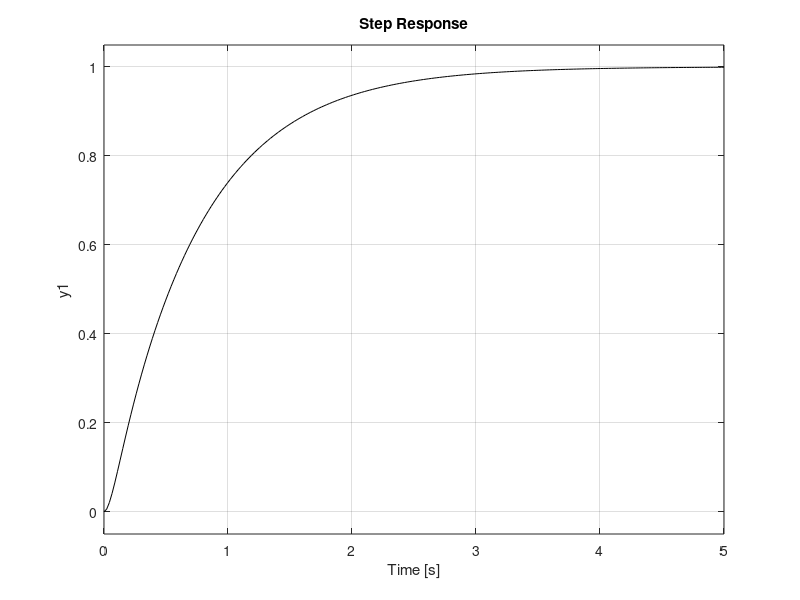
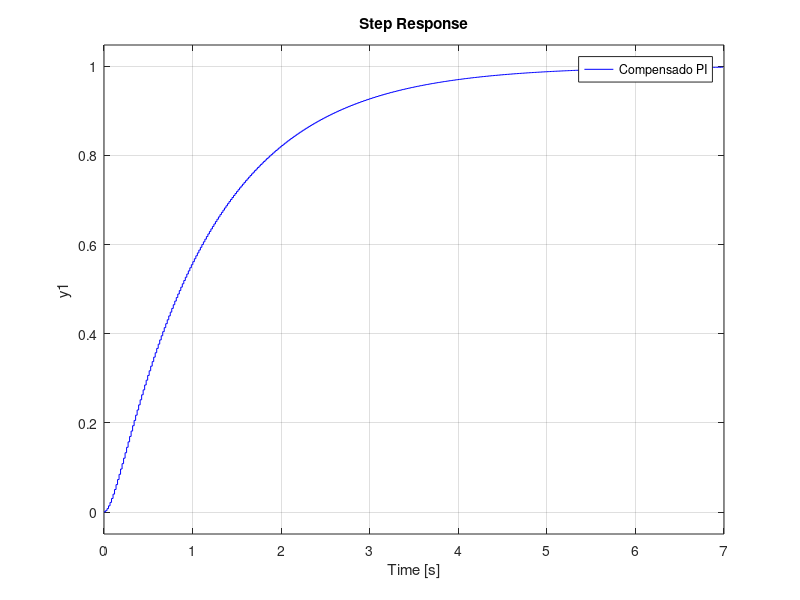

The MATLAB script that drew these images, in order:
clc
close all
clear

%---------proceso integrado ----
g=tf([9.818],[1 11.8 0]);
gcl=feedback(g,1);
%----------ecuacion deseada----
den = conv([1 1.4],[1 14.5]);
den = conv(den,[1 14.0]);
d=tf(1,den);
%--------controlador-----
A=[0 0 1 0;
   0 0 11.8 1;
   9.818 0 0 11.8;
   0 9.818 0 0];
B=den';
x=inv(A)*B;

q1 = x(1);
q0 = x(2);
p1 = x(3);
p0 = x(4);

gc = tf([q1 q0],[p1 p0])
sis_ol = gc*g;
sis_cl = feedback(sis_ol,1);
figure
hold on
step(gcl)
step(sis_cl,'k')
%--------discretizado-----
Tm=0.017;
gdd=c2d(g,Tm,'tustin');
g_cd=c2d(gc,Tm,'tustin');
g_cld=c2d(gcl,Tm,'tustin');
sis_old=g_cd*gdd;
sis_cld= feedback(sis_cl,1);
figure

hold on
step(sis_cld,'k')
step(g_cld,'b')
legend('Compensado PI','sistema sin ess')


